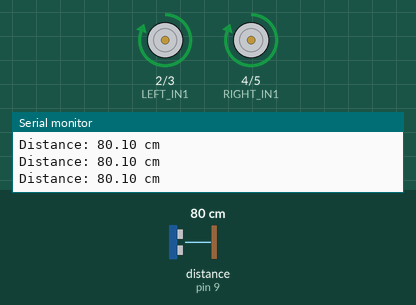
Recording of a sketch running on a simulated Arduino Uno, built with avr-gcc and run on an emulated ATmega328P. On the bench: motor-driver pin pairs drawn as motors (green arrow = first pin HIGH = forward, orange = second pin HIGH = backward, longer = more drive), the last lines printed to the serial monitor. Wiring (inferred from the names in the program): ultrasonic range finder: trigger pin 8; echo pin 9. The inputs (shaded band) are chosen by the test bench; at power-on: distance to the obstacle (sensor on pin 9) 80 cm. The echo pulse lasts 58.3 µs per cm.

Above: at 1.2 s.
1.3 s: distance to the obstacle (sensor on pin 9) set to 22 cm
2.8 s: distance to the obstacle (sensor on pin 9) set to 19 cm
At 4.0 s:
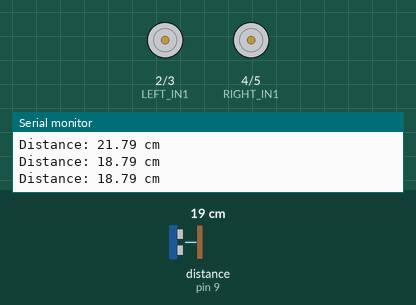
5.8 s: distance to the obstacle (sensor on pin 9) set to 35 cm
7.4 s: distance to the obstacle (sensor on pin 9) set to 2 cm
At 8.1 s:
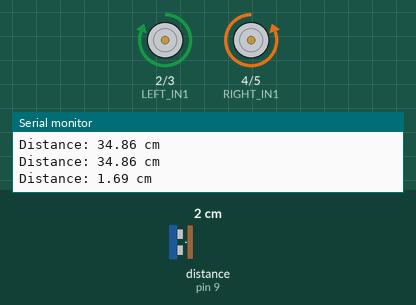
Timing chart, 0 to 11.4 s (numbered marks = the images above; inputs shaded):
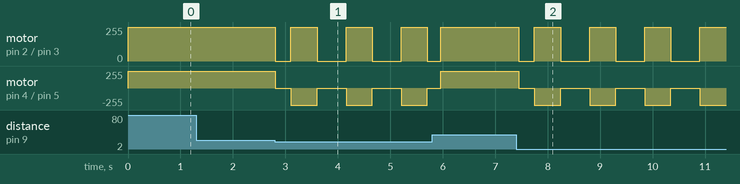

Measured:
- the behaviour switches between 21 and 20 cm on distance to the obstacle (sensor on pin 9) (found by bisection; images 0 and 1)
- after the input at 2.8 s, motor on pin 2 (LEFT_IN1) / pin 3 (LEFT_IN2): forward 255/255 → stopped at once, then repeats every 1.1 s: forward 255/255 0.50 s, stopped 0.55 s; motor on pin 4 (RIGHT_IN1) / pin 5 (RIGHT_IN2): forward 255/255 → stopped at once, then repeats every 1.1 s: backward 255/255 0.50 s, stopped 0.55 s
- after the input at 7.4 s, motor on pin 2 (LEFT_IN1) / pin 3 (LEFT_IN2): forward 255/255 → stopped after 0.05 s, then repeats every 1.1 s: forward 255/255 0.50 s, stopped 0.55 s; motor on pin 4 (RIGHT_IN1) / pin 5 (RIGHT_IN2): forward 255/255 → stopped after 0.05 s, then repeats every 1.1 s: backward 255/255 0.50 s, stopped 0.55 s

The sketch:

obstacle_avoidance.ino
```cpp
// HC-SR04
const int TRIG_PIN = 8;
const int ECHO_PIN = 9;

// L298N Motor Driver
const int LEFT_IN1  = 2;
const int LEFT_IN2  = 3;
const int RIGHT_IN1 = 4;
const int RIGHT_IN2 = 5;

const int OBSTACLE_DISTANCE = 20; // cm

void setup()
{
  Serial.begin(9600);

  pinMode(TRIG_PIN, OUTPUT);
  pinMode(ECHO_PIN, INPUT);

  pinMode(LEFT_IN1, OUTPUT);
  pinMode(LEFT_IN2, OUTPUT);
  pinMode(RIGHT_IN1, OUTPUT);
  pinMode(RIGHT_IN2, OUTPUT);

  stopRobot();
}

float readDistance()
{
  digitalWrite(TRIG_PIN, LOW);
  delayMicroseconds(2);

  digitalWrite(TRIG_PIN, HIGH);
  delayMicroseconds(10);
  digitalWrite(TRIG_PIN, LOW);

  long duration = pulseIn(ECHO_PIN, HIGH, 30000);

  if (duration == 0)
    return 999;

  return duration / 58.0;
}

void moveForward()
{
  digitalWrite(LEFT_IN1, HIGH);
  digitalWrite(LEFT_IN2, LOW);

  digitalWrite(RIGHT_IN1, HIGH);
  digitalWrite(RIGHT_IN2, LOW);
}

void turnRight()
{
  digitalWrite(LEFT_IN1, HIGH);
  digitalWrite(LEFT_IN2, LOW);

  digitalWrite(RIGHT_IN1, LOW);
  digitalWrite(RIGHT_IN2, HIGH);
}

void stopRobot()
{
  digitalWrite(LEFT_IN1, LOW);
  digitalWrite(LEFT_IN2, LOW);

  digitalWrite(RIGHT_IN1, LOW);
  digitalWrite(RIGHT_IN2, LOW);
}

void loop()
{
  float distance = readDistance();

  Serial.print("Distance: ");
  Serial.print(distance);
  Serial.println(" cm");

  if (distance > OBSTACLE_DISTANCE)
  {
    moveForward();
  }
  else
  {
    stopRobot();
    delay(300);

    turnRight();
    delay(500);

    stopRobot();
    delay(200);
  }

  delay(50);
}
```
